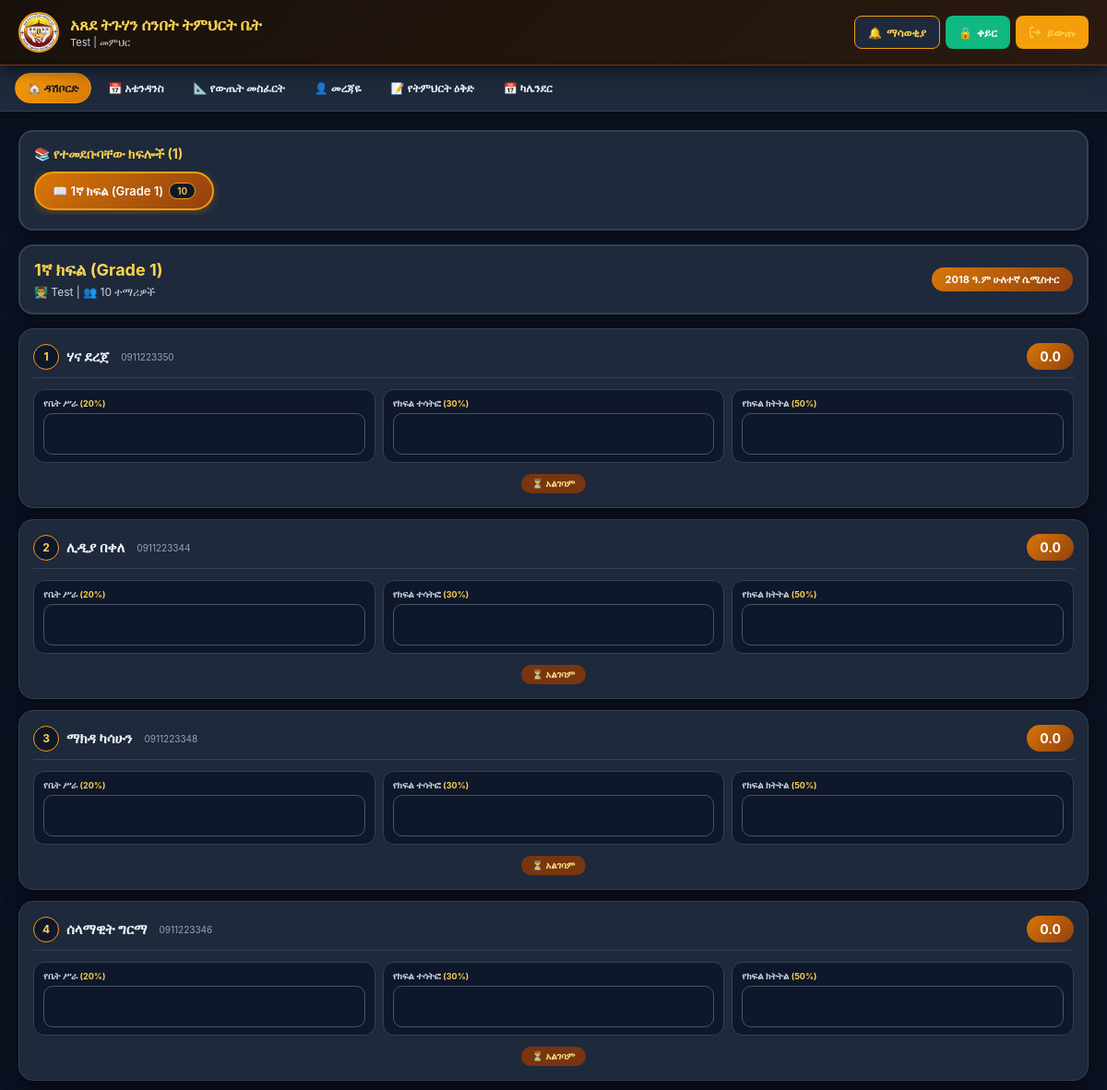
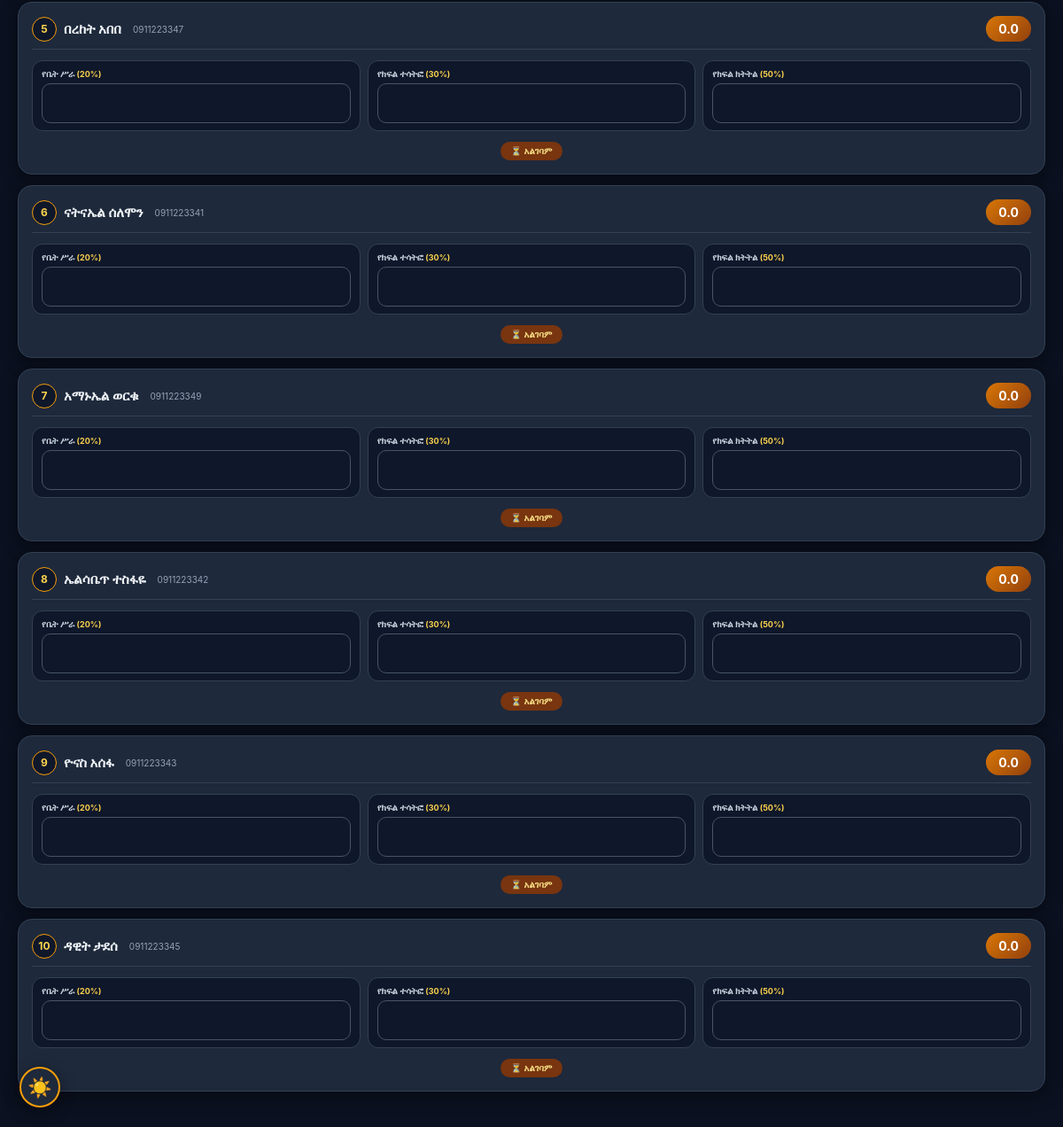
The page /dashboard_teacher.php (signed in) on the database its author committed (2 pictures, top to bottom).
### tables this page shows
CREATE TABLE `teacher_class` (
  `id` int(11) NOT NULL,
  `teacher_id` int(11) NOT NULL,
  `class_id` int(11) NOT NULL,
  `subject_id` int(11) DEFAULT NULL,
  `subject_name` varchar(100) DEFAULT NULL,
  `semester_id` int(11) NOT NULL,
  `locked` tinyint(1) DEFAULT 0,
  `attendance_locked` tinyint(1) NOT NULL DEFAULT 0,
  `plan_locked` tinyint(1) NOT NULL DEFAULT 0,
  `assigned_date` timestamp NOT NULL DEFAULT current_timestamp()
);

CREATE TABLE `classes` (
  `id` int(11) NOT NULL,
  `grade_id` int(11) DEFAULT NULL,
  `name` varchar(50) NOT NULL,
  `description` text DEFAULT NULL,
  `created_at` timestamp NOT NULL DEFAULT current_timestamp()
);

CREATE TABLE `semesters` (
  `id` int(11) NOT NULL,
  `name` varchar(50) NOT NULL,
  `status` enum('active','closed') DEFAULT 'active',
  `start_date` date DEFAULT NULL,
  `end_date` date DEFAULT NULL,
  `created_at` timestamp NOT NULL DEFAULT current_timestamp(),
  `ethiopian_year` int(11) DEFAULT NULL,
  `semester_number` int(11) DEFAULT NULL
);

CREATE TABLE `students` (
  `id` int(11) NOT NULL,
  `name` varchar(100) NOT NULL,
  `class_id` int(11) NOT NULL,
  `parent_phone` varchar(20) DEFAULT NULL,
  `enrollment_date` date DEFAULT curdate(),
  `created_at` timestamp NOT NULL DEFAULT current_timestamp(),
  `current_grade` int(11) DEFAULT NULL,
  `academic_year` int(11) DEFAULT NULL,
  `promotion_status` enum('promoted','repeated','new') DEFAULT 'new',
  `needs_pin_reset` tinyint(1) DEFAULT 0,
  `student_portal_enabled` tinyint(1) DEFAULT 1,
  `local_uuid` varchar(36) DEFAULT NULL,
  `updated_at` timestamp NOT NULL DEFAULT current_timestamp() ON UPDATE current_timestamp(),
  `is_deleted` tinyint(1) NOT NULL DEFAULT 0
);

CREATE TABLE `marking_schemes` (
  `id` int(11) NOT NULL,
  `teacher_id` int(11) NOT NULL,
  `class_id` int(11) NOT NULL,
  `semester_id` int(11) NOT NULL,
  `component1_name` varchar(50) DEFAULT 'Assignment',
  `component1_percentage` decimal(5,2) DEFAULT 20.00,
  `component2_name` varchar(50) DEFAULT 'Participation',
  `component2_percentage` decimal(5,2) DEFAULT 20.00,
  `component3_name` varchar(50) DEFAULT 'Attendance',
  `component3_percentage` decimal(5,2) DEFAULT 10.00,
  `component4_name` varchar(50) DEFAULT 'Mid Exam',
  `component4_percentage` decimal(5,2) DEFAULT 25.00,
  `component5_name` varchar(50) DEFAULT 'Final Exam',
  `component5_percentage` decimal(5,2) DEFAULT 25.00,
  `total_percentage` decimal(5,2) GENERATED ALWAYS AS (`component1_percentage` + `component2_percentage` + `component3_percentage` + `component4_percentage` + `component5_percentage`) STORED,
  `created_at` timestamp NOT NULL DEFAULT current_timestamp(),
  `updated_at` timestamp NOT NULL DEFAULT current_timestamp() ON UPDATE current_timestamp()
);

CREATE TABLE `marks` (
  `id` int(11) NOT NULL,
  `student_id` int(11) NOT NULL,
  `class_id` int(11) NOT NULL,
  `teacher_id` int(11) NOT NULL,
  `semester_id` int(11) NOT NULL,
  `assignment` decimal(5,2) DEFAULT 0.00,
  `participation` decimal(5,2) DEFAULT 0.00,
  `attendance` decimal(5,2) DEFAULT 0.00,
  `mid` decimal(5,2) DEFAULT 0.00,
  `final` decimal(5,2) DEFAULT 0.00,
  `total` decimal(5,2) DEFAULT 0.00,
  `entered_date` timestamp NOT NULL DEFAULT current_timestamp(),
  `last_updated` timestamp NOT NULL DEFAULT current_timestamp() ON UPDATE current_timestamp(),
  `local_uuid` varchar(36) DEFAULT NULL,
  `is_deleted` tinyint(1) NOT NULL DEFAULT 0
);

### db.php (called while the page is built, shortened)
<?php
function dbQuery($conn, $sql, $types = "", $params = []) {
    if (empty($params)) {
        return mysqli_query($conn, $sql);
    }
    $stmt = mysqli_prepare($conn, $sql);
    if (!empty($types) && !empty($params)) {
        mysqli_stmt_bind_param($stmt, $types, ...$params);
    }
    mysqli_stmt_execute($stmt);
    $result = mysqli_stmt_get_result($stmt);
    return $result;
}
function dbFetchAll($conn, $sql, $types = "", $params = []) {
    $result = dbQuery($conn, $sql, $types, $params);
    $rows = [];
    while ($row = mysqli_fetch_assoc($result)) {
        $rows[] = $row;
    }
    return $rows;
}
function dbFetchOne($conn, $sql, $types = "", $params = []) {
    $result = dbQuery($conn, $sql, $types, $params);
    return mysqli_fetch_assoc($result);
}
function getChurchComponentName($name, $default = '') {
    $trimmed = trim((string)$name);
    $map = [
        'assignment' => 'የቤት ሥራ',
        'participation' => 'የክፍል ተሳትፎ',
        'attendance' => 'የክፍል ክትትል',
        'mid exam' => 'የአጋማሽ ፈተና',
        'mid' => 'የአጋማሽ ፈተና',
        'final exam' => 'የማጠቃለያ ፈተና',
        'final' => 'የማጠቃለያ ፈተና',
        'የቤት ስራ (assignment)' => 'የቤት ሥራ',
        'ተሳትፎ (participation)' => 'የክፍል ተሳትፎ',
        'ክትትል (attendance)' => 'የክፍል ክትትል',
        'አጋማሽ ፈተና (mid exam)' => 'የአጋማሽ ፈተና',
        'የማጠቃለያ ፈተና (final exam)' => 'የማጠቃለያ ፈተና',
        'የቤት ስራ' => 'የቤት ሥራ',
        'ተሳትፎ' => 'የክፍል ተሳትፎ',
        'ክትትል' => 'የክፍል ክትትል',
        'አጋማሽ ፈተና' => 'የአጋማሽ ፈተና',
    ];
    $key = mb_strtolower($trimmed, 'UTF-8');
    return $map[$key] ?? $trimmed;
}
function getCurrentSemester($conn) {
    return dbFetchOne($conn, "SELECT * FROM semesters WHERE status = 'active' LIMIT 1");
}
?>

### dashboard_teacher.php (the view, shortened to what this page needs)
<?php
require_once 'db.php';
$teacher_id = intval($_SESSION['user_id'] ?? 0);
$user_name = $_SESSION['user_name'] ?? 'መምህር';
$current_semester = getCurrentSemester($conn);
$semester_id = $current_semester ? intval($current_semester['id']) : 0;
$teacher_classes = [];
if ($teacher_id && $semester_id) {
    $teacher_classes_query = "SELECT tc.*, c.name as class_name, c.id as class_id,
                              COUNT(DISTINCT s.id) as student_count
                              FROM teacher_class tc
                              JOIN classes c ON tc.class_id = c.id
                              LEFT JOIN students s ON c.id = s.class_id AND (s.is_deleted = 0 OR s.is_deleted IS NULL)
                              WHERE tc.teacher_id = ?
                              AND tc.semester_id = ?
                              GROUP BY c.id
                              ORDER BY c.name";
    $teacher_classes = dbFetchAll($conn, $teacher_classes_query, "ii", [$teacher_id, $semester_id]);
}
$selected_class_id = isset($_GET['class_id']) ? intval($_GET['class_id']) : (!empty($teacher_classes) ? intval($teacher_classes[0]['class_id']) : 0);
$selected_class = null;
$students = null;
$is_locked = false;
$marking_scheme = null;
if ($selected_class_id > 0) {
    foreach ($teacher_classes as $class) {
        if (intval($class['class_id']) === $selected_class_id) {
            $selected_class = $class;
            $is_locked = (intval($class['locked']) === 1);
            break;
        }
    }
    if ($selected_class) {
        $scheme_row = dbFetchOne(
            $conn,
            "SELECT * FROM marking_schemes WHERE teacher_id = ? AND class_id = ? AND semester_id = ?",
            "iii",
            [$teacher_id, intval($selected_class['class_id']), $semester_id]
        );
        if ($scheme_row) {
            $scheme_row['component1_name'] = getChurchComponentName($scheme_row['component1_name'] ?? '', 'የቤት ሥራ');
            $scheme_row['component2_name'] = getChurchComponentName($scheme_row['component2_name'] ?? '', 'የክፍል ተሳትፎ');
            $scheme_row['component3_name'] = getChurchComponentName($scheme_row['component3_name'] ?? '', 'የክፍል ክትትል');
            $scheme_row['component4_name'] = getChurchComponentName($scheme_row['component4_name'] ?? '', 'የአጋማሽ ፈተና');
            $scheme_row['component5_name'] = getChurchComponentName($scheme_row['component5_name'] ?? '', 'የማጠቃለያ ፈተና');
            $marking_scheme = $scheme_row;
        }
        $marks_query = "SELECT s.*, m.id as mark_id,
                        m.assignment, m.participation, m.attendance, m.mid, m.final, m.total
                        FROM students s
                        LEFT JOIN marks m ON s.id = m.student_id
                            AND m.semester_id = ? AND m.teacher_id = ?
                        WHERE s.class_id = ? AND (s.is_deleted = 0 OR s.is_deleted IS NULL)
                        ORDER BY s.name";
        $students = dbQuery($conn, $marks_query, "iii", [$semester_id, $teacher_id, intval($selected_class['class_id'])]);
    }
}
?>
<!DOCTYPE html>
<html lang="en">
<head>
    <?php include 'pwa_head.php'; ?>
</head>
<body>
    <?php include 'mobile_nav.php'; ?>
    <div class="main-container">
        <?php if(!empty($teacher_classes) && $selected_class): ?>
            <div class="classes-bar">
                <h3>📚 የተመደቡባቸው ክፍሎች (<?php echo count($teacher_classes); ?>)</h3>
                <div class="class-buttons">
                    <?php foreach($teacher_classes as $class): ?>
                    <a href="?class_id=<?php echo $class['class_id']; ?>" class="btn-class <?php echo ($selected_class_id == $class['class_id']) ? 'active' : ''; ?> <?php echo $class['locked'] ? 'locked' : ''; ?>">
                        <?php echo $class['locked'] ? '🔒' : '📖'; ?> <?php echo $class['class_name']; ?>
                        <span class="student-badge"><?php echo $class['student_count']; ?></span>
                    </a>
                    <?php endforeach; ?>
                </div>
            </div>
            <div class="class-info-card">
                <div class="class-details">
                    <h2><?php echo $selected_class['class_name']; ?></h2>
                    <p>👨‍🏫 <?php echo $user_name; ?> | 👥 <?php echo $students ? mysqli_num_rows($students) : 0; ?> ተማሪዎች</p>
                </div>
                <div class="semester-badge"><?php echo $current_semester ? $current_semester['name'] : ''; ?></div>
            </div>
            <div class="students-container">
                <?php
                if($students && mysqli_num_rows($students) > 0):
                    $counter = 1;
                    while($student = mysqli_fetch_assoc($students)):
                        $assignment = floatval($student['assignment'] ?? 0);
                        $participation = floatval($student['participation'] ?? 0);
                        $attendance = floatval($student['attendance'] ?? 0);
                        $mid = floatval($student['mid'] ?? 0);
                        $final = floatval($student['final'] ?? 0);
                        $total = $assignment + $participation + $attendance + $mid + $final;
                ?>
                <div class="student-card" data-student-id="<?php echo $student['id']; ?>">
                    <div class="student-card-header">
                        <div class="student-name">
                            <span class="student-number"><?php echo $counter++; ?></span>
                            <?php echo htmlspecialchars($student['name']); ?>
                            <span class="student-phone"><?php echo htmlspecialchars($student['parent_phone'] ?: ''); ?></span>
                        </div>
                        <div class="total-score" id="total-<?php echo $student['id']; ?>"><?php echo $total ? number_format($total, 1) : '0.0'; ?></div>
                    </div>
                    <div class="marks-grid">
                        <?php
                        $fields = ['assignment', 'participation', 'attendance', 'mid', 'final'];
                        foreach($fields as $idx => $field):
                            $comp_perc = floatval($marking_scheme["component".($idx+1)."_percentage"] ?? 0);
                            if ($comp_perc <= 0) continue;
                            $fval = $field == 'assignment' ? $assignment : ($field == 'participation' ? $participation : ($field == 'attendance' ? $attendance : ($field == 'mid' ? $mid : $final)));
                        ?>
                        <div class="mark-item">
                            <div class="mark-label"><?php echo htmlspecialchars($marking_scheme["component".($idx+1)."_name"]); ?> <small>(<?php echo $comp_perc; ?>%)</small></div>
                            <input type="number" step="1" min="0" max="<?php echo $comp_perc; ?>"
                                   value="<?php echo $fval > 0 ? $fval : ''; ?>" class="mark-input"
                                   data-student="<?php echo $student['id']; ?>" data-field="<?php echo $field; ?>"
                                   data-max="<?php echo $comp_perc; ?>"
                                   <?php echo $is_locked ? 'readonly' : ''; ?>>
                        </div>
                        <?php endforeach; ?>
                    </div>
                    <div class="student-status">
                        <?php if($total > 0): ?>
                            <span class="status-badge status-success">✅ ውጤት ገብቷል</span>
                        <?php else: ?>
                            <span class="status-badge status-warning">⏳ አልገባም</span>
                        <?php endif; ?>
                    </div>
                </div>
                <?php endwhile; ?>
                <?php else: ?><div class="empty-state"><span>👥</span><p>ምንም ተማሪዎች የሉም</p></div><?php endif; ?>
            </div>
        <?php elseif(empty($teacher_classes)): ?>
        <div class="empty-state"><span>📚</span><p>ለዚህ ሴሚስተር ምንም ክፍል አልተመደበልዎትም</p></div>
        <?php endif; ?>
    </div>
</body>
</html>

### rows shown on the page
teacher_class: class.name "1ኛ ክፍል (Grade 1)", student_count "10"
semesters: name "2018 ዓ.ም ሁለተኛ ሴሚስተር"
students: name "ሃና ደረጀ", parent_phone "0911223350"
marking_schemes: component1_name "የቤት ሥራ", component1_percentage "20", component2_name "የክፍል ተሳትፎ", component2_percentage "30", component3_name "የክፍል ክትትል", component3_percentage "50"
students: name "ሊዲያ በቀለ", parent_phone "0911223344"
students: name "ማክዳ ካሳሁን", parent_phone "0911223348"
students: name "ሰላማዊት ግርማ", parent_phone "0911223346"
students: name "በረከት አበበ", parent_phone "0911223347"
students: name "ናትናኤል ሰለሞን", parent_phone "0911223341"
students: name "አማኑኤል ወርቁ", parent_phone "0911223349"
students: name "ኤልሳቤጥ ተስፋዬ", parent_phone "0911223342"
students: name "ዮናስ አሰፋ", parent_phone "0911223343"
marks: student.name "ዳዊት ታደሰ", student.parent_phone "0911223345", mid "0.0"

### other values the page prints
$nav_name "Test"
$item['icon'] "🏠"
$item['label'] "ዳሽቦርድ"
$item['icon'] "📅"
$item['label'] "አቴንዳንስ"
$item['icon'] "📐"
$item['label'] "የውጤት መስፈርት"
$item['icon'] "👤"
$item['label'] "መረጃዬ"
$item['icon'] "📝"
$item['label'] "የትምህርት ዕቅድ"
$item['label'] "ካሌንደር"
count($teacher_classes) "1"
$user_name "Test"
mysqli_num_rows($students) "10"
